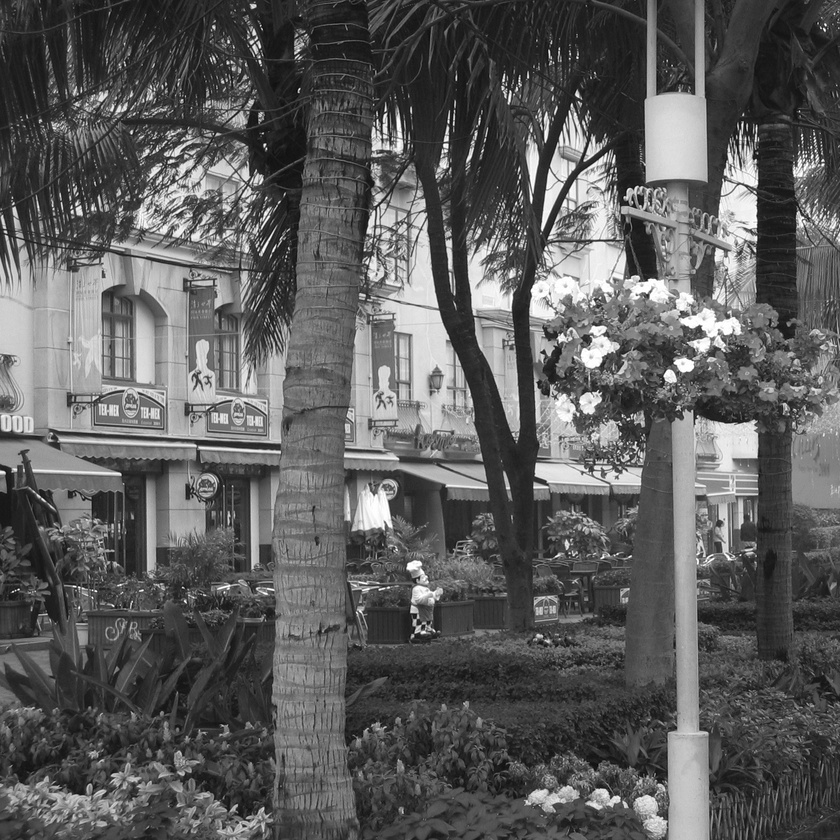
#> input picture images/cc_log_polar/main.jpg, 840 x 840 px, shrunk from 1703 x 1703 before the run
$ jupyter execute cross_correlation_log_polar.ipynb
#> lines starting #> are read from the running program, lines starting #| are printed output that depends on the picture
[cell 1]
import cv2
import numpy as np
import matplotlib.pyplot as plt

[cell 2]
own = cv2.imread('../images/cc_log_polar/main.jpg',0)
#> own is the input picture: shape (840, 840); min 3, max 255, mean 92.4

own_final = cv2.imread('../images/cc_log_polar/main_rotscale.jpg',0)
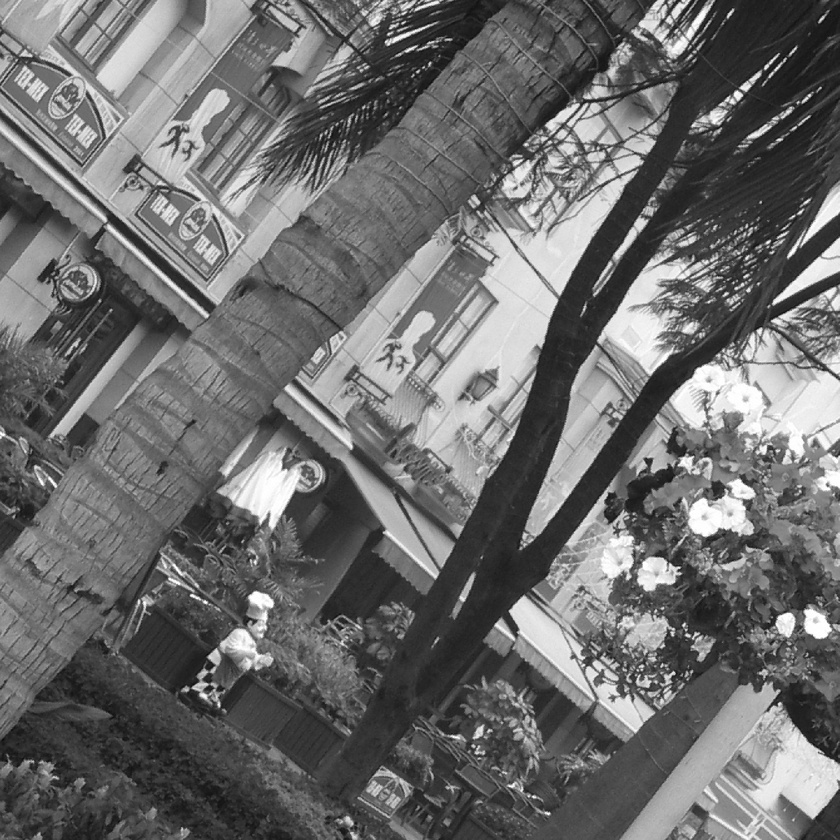
#> input picture images/cc_log_polar/main_rotscale.jpg, 840 x 840 px, shrunk from 1703 x 1703 before the run
#> own_final is the input picture: shape (840, 840); min 6, max 255, mean 109
width = int(own.shape[1])
#> width = 840
height = int(own.shape[0])
#> height = 840
center = (width/2, height/2)
#> center = (420, 420)
dim=(width,height)
#> dim = (840, 840)

###Setting up our data###
#set our rotation
w, h = own.shape[::-1]
#> w = 840; h = 840
Mlimit = cv2.getRotationMatrix2D((w/2,h/2), 65, 1)
#rotate image

own_rotlim = cv2.warpAffine(own, Mlimit, (w, h))
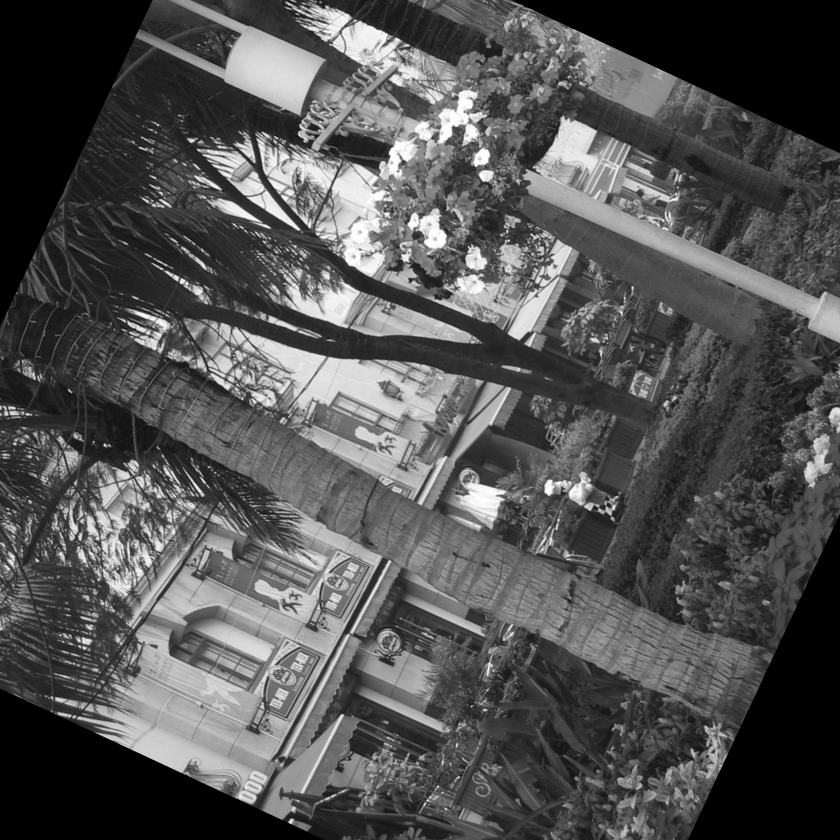
#> own_rotlim: shape (840, 840); min 0, max 255, mean 82.9

#cv2.imshow('own',own_final)

#Get logpolar
own = cv2.logPolar(own,center,360,cv2.WARP_FILL_OUTLIERS)
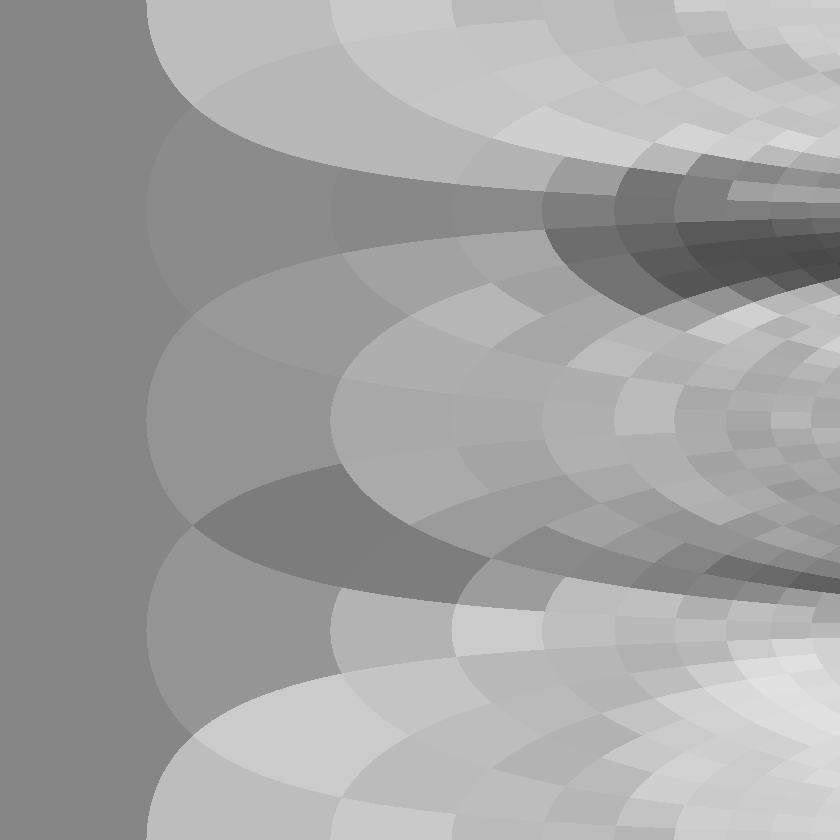
#> own: shape (840, 840); min 70, max 225, mean 162.6
own_rotlim = cv2.logPolar(own_rotlim,center,360,cv2.WARP_FILL_OUTLIERS)
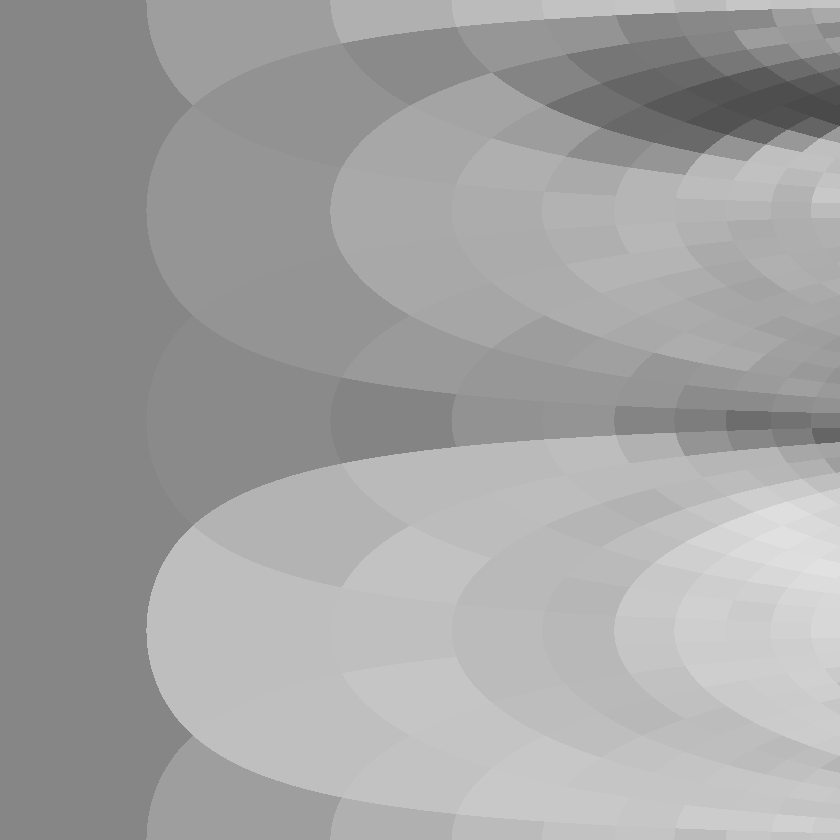
#> own_rotlim: shape (840, 840); min 73, max 225, mean 162.8
#own_reslim = cv2.logPolar(own_reslim,center,360,cv2.WARP_FILL_OUTLIERS)
own_final= cv2.logPolar(own_final,center,360,cv2.WARP_FILL_OUTLIERS)
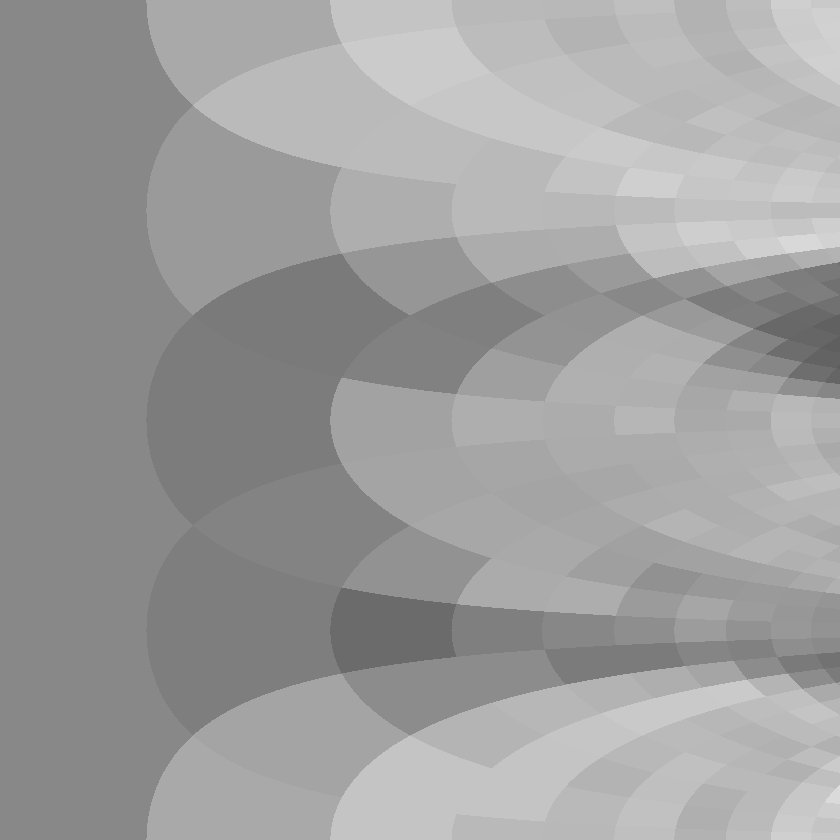
#> own_final: shape (840, 840); min 92, max 222, mean 158.4


own1=np.concatenate((own, own), axis=0)
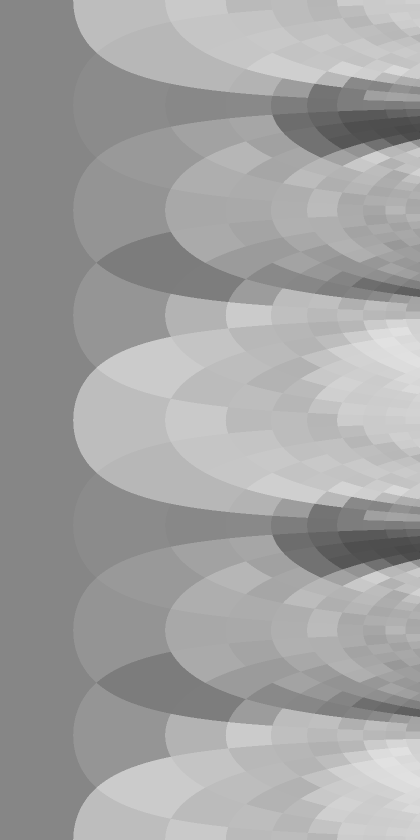
#> own1: shape (1680, 840) (shown at 1/2 size); min 70, max 225, mean 162.6
own2=np.concatenate((own, own), axis=0)
main=np.concatenate((own1, own2), axis=1)
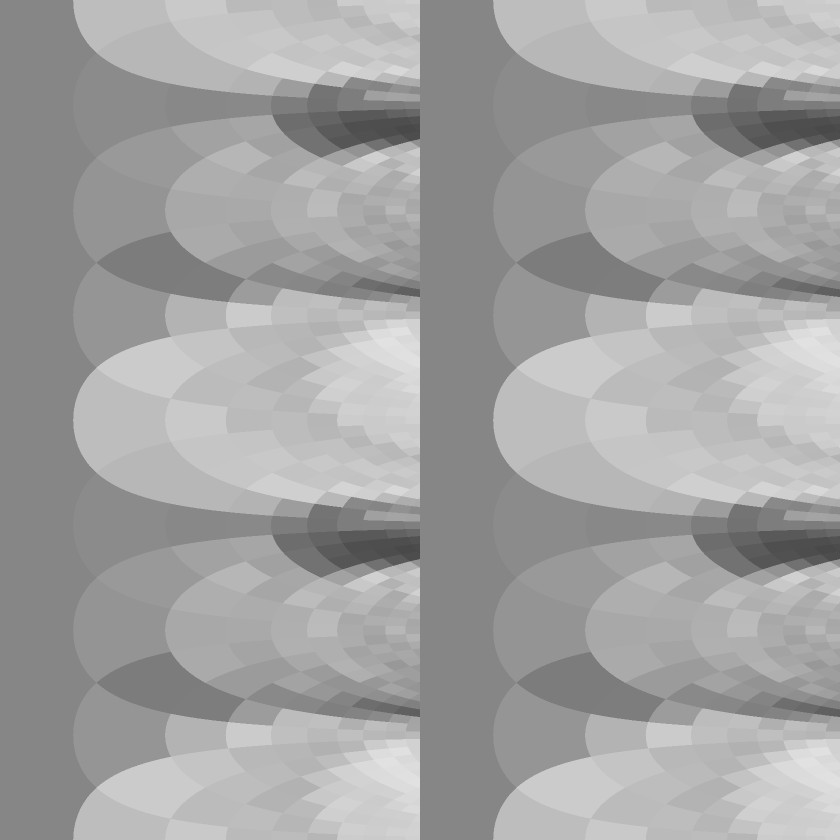
#> main: shape (1680, 1680) (shown at 1/2 size); min 70, max 225, mean 162.6

plt.imshow(own, cmap='gray', vmin=0, vmax=255)
plt.show()
#plt.imshow(own_reslim, cmap='gray', vmin=0, vmax=255)
#plt.show()
plt.imshow(own_rotlim, cmap='gray', vmin=0, vmax=255)
plt.show()
plt.imshow(own_final, cmap='gray', vmin=0, vmax=255)
plt.show()
plt.imshow(main, cmap='gray', vmin=0, vmax=255)
plt.show()

methods = ['cv2.TM_CCORR_NORMED'] #setting methods.
sample=['own','own_rotlim','own_final'] #choosing which picture will be used.
for meth in methods:
    for pictures in sample:

        mainimg = main.copy()
        method = eval(meth)
        picture= eval(pictures)

        # Apply template Matching
        res = cv2.matchTemplate(mainimg,picture,method)
        min_val, max_val, min_loc, max_loc = cv2.minMaxLoc(res)

        top_left = max_loc
        bottom_right = (top_left[0] + w, top_left[1] + h)

        cv2.rectangle(mainimg,top_left, bottom_right, 255, 2)

        plt.subplot(121),plt.imshow(res,cmap = 'gray')
        plt.title('Matching Result'), plt.xticks([]), plt.yticks([])
        plt.subplot(122),plt.imshow(mainimg,cmap = 'gray')
        plt.title('Detected Point'), plt.xticks([]), plt.yticks([])
        plt.suptitle(meth)

        plt.show()
#> this loop made 1 pass
#> pass 1, `plt.show()`:
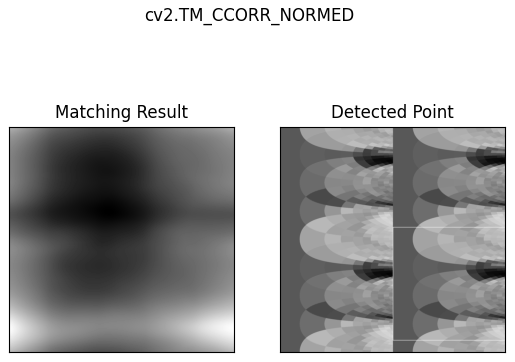
#> figure drawn by matplotlib, 2 panels
